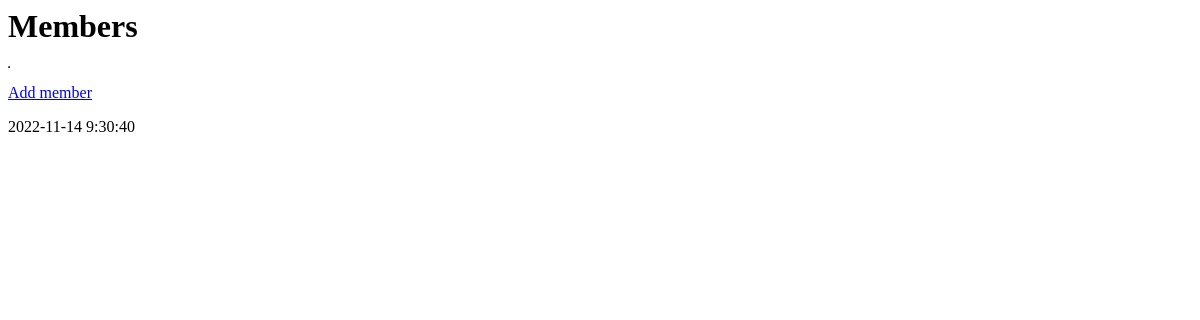
/members/, run on an earlier commit of the app's database.
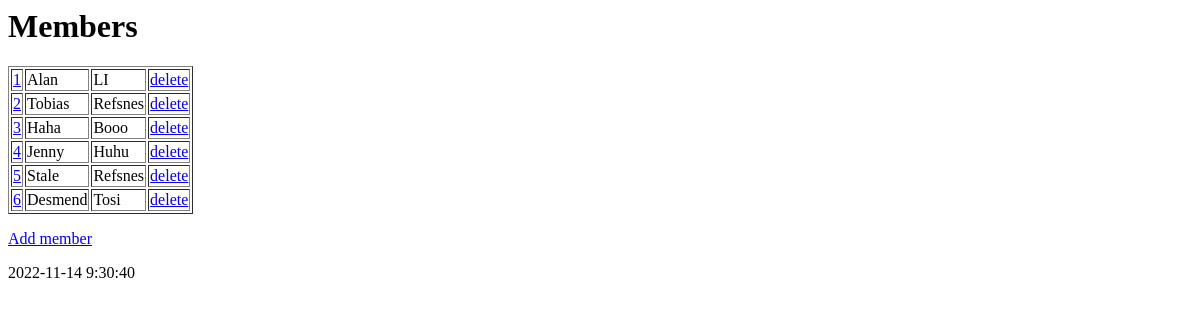
And on a later commit of the database.
### members/models.py (models this page shows)
class Members(models.Model):
    firstname = models.CharField(max_length=255)
    lastname = models.CharField(max_length=255)

### members/views.py (the view)
# urls.py: path('', views.index, name='index'),
def index(request):
    mymembers = Members.objects.all().values()
    template = loader.get_template('index.html')
    context = {
        'mymembers':mymembers
    }
    return HttpResponse(template.render(context,request))

### members/templates/index.html
<h1>Members</h1>
<table border="1">
    {% for x in mymembers %}
    <tr>
        <td><a href="update/{{x.id}}">{{x.id}}</a></td>
        <td>{{x.firstname}}</td>
        <td>{{x.lastname}}</td>
        <td><a href="delete/{{x.id}}">delete</a></td>
    </tr>
    {% endfor %}
</table>
<p>
    <a href="add/">Add member</a>
    <p>{% now 'Y-m-d G:i:s'%}</p>
</p>

What changed in the data, as far as the page shows it:
added Members: id "1", firstname "Alan", lastname "LI"
added Members: id "2", firstname "Tobias", lastname "Refsnes"
added Members: id "3", firstname "Haha", lastname "Booo"
added Members: id "4", firstname "Jenny", lastname "Huhu"
added Members: id "5", firstname "Stale", lastname "Refsnes"
added Members: id "6", firstname "Desmend", lastname "Tosi"
